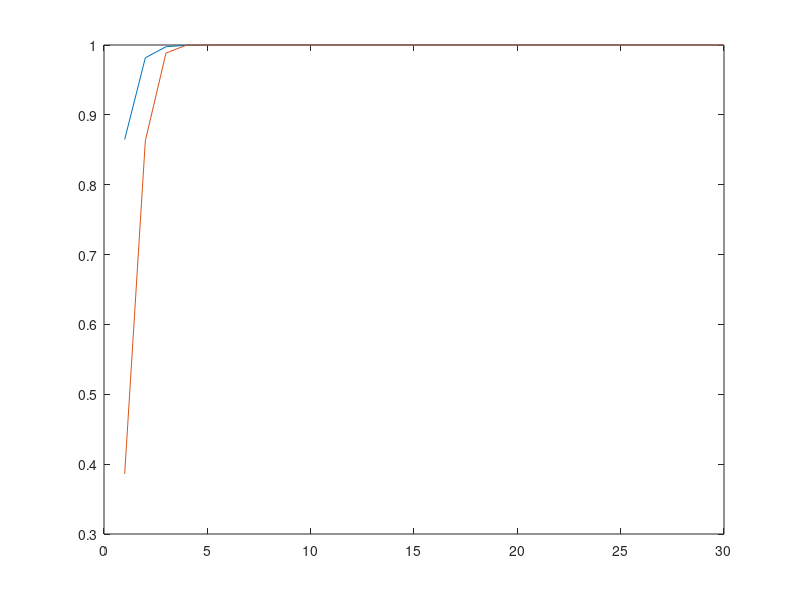

MATLAB code to generate this figure:
clc
lamda = 2;
n = 10^4;
Po = 1:30;
%tao he so kenh truyen
h =sqrt(lamda/2).*(randn(1,n)+1i*randn(1,n));
%mo phong
CDF_MP = zeros(size(Po));
for ipo = 1:length(Po)
    CDF_MP(ipo) = sum(h<Po(ipo))/n;
end
%ly thuyet
CDF_LT = 1-exp(-(lamda*Po));
disp(CDF_LT)
 plot(Po,CDF_LT,Po,CDF_MP);